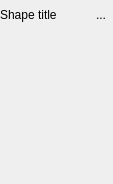
<?xml version="1.0" encoding="UTF-8"?>
<ui version="4.0">
 <class>ScxmlEditor::Common::ShapeGroupWidget</class>
 <widget class="QWidget" name="ScxmlEditor::Common::ShapeGroupWidget">
  <property name="geometry">
   <rect>
    <x>0</x>
    <y>0</y>
    <width>113</width>
    <height>184</height>
   </rect>
  </property>
  <property name="windowTitle">
   <string>Form</string>
  </property>
  <layout class="QVBoxLayout" name="verticalLayout" stretch="0,0,1">
   <property name="spacing">
    <number>2</number>
   </property>
   <property name="leftMargin">
    <number>0</number>
   </property>
   <property name="topMargin">
    <number>0</number>
   </property>
   <property name="rightMargin">
    <number>0</number>
   </property>
   <property name="bottomMargin">
    <number>0</number>
   </property>
   <item>
    <widget class="QFrame" name="m_titleFrame">
     <property name="sizePolicy">
      <sizepolicy hsizetype="Preferred" vsizetype="Preferred">
       <horstretch>0</horstretch>
       <verstretch>0</verstretch>
      </sizepolicy>
     </property>
     <property name="minimumSize">
      <size>
       <width>0</width>
       <height>30</height>
      </size>
     </property>
     <property name="maximumSize">
      <size>
       <width>16777215</width>
       <height>16777215</height>
      </size>
     </property>
     <property name="sizeIncrement">
      <size>
       <width>0</width>
       <height>0</height>
      </size>
     </property>
     <property name="baseSize">
      <size>
       <width>0</width>
       <height>0</height>
      </size>
     </property>
     <property name="frameShape">
      <enum>QFrame::NoFrame</enum>
     </property>
     <property name="frameShadow">
      <enum>QFrame::Plain</enum>
     </property>
     <layout class="QHBoxLayout" name="horizontalLayout_2">
      <property name="spacing">
       <number>0</number>
      </property>
      <property name="leftMargin">
       <number>0</number>
      </property>
      <property name="topMargin">
       <number>0</number>
      </property>
      <property name="rightMargin">
       <number>0</number>
      </property>
      <property name="bottomMargin">
       <number>0</number>
      </property>
      <item>
       <widget class="QLabel" name="m_title">
        <property name="sizePolicy">
         <sizepolicy hsizetype="Expanding" vsizetype="Preferred">
          <horstretch>0</horstretch>
          <verstretch>0</verstretch>
         </sizepolicy>
        </property>
        <property name="minimumSize">
         <size>
          <width>0</width>
          <height>0</height>
         </size>
        </property>
        <property name="text">
         <string>Shape title</string>
        </property>
        <property name="margin">
         <number>5</number>
        </property>
       </widget>
      </item>
      <item>
       <spacer name="horizontalSpacer">
        <property name="orientation">
         <enum>Qt::Horizontal</enum>
        </property>
        <property name="sizeHint" stdset="0">
         <size>
          <width>40</width>
          <height>20</height>
         </size>
        </property>
       </spacer>
      </item>
      <item>
       <widget class="QToolButton" name="m_closeButton">
        <property name="text">
         <string>...</string>
        </property>
        <property name="icon">
         <iconset resource="common.qrc">
          <normaloff>:/scxmleditor/images/arrow_down.png</normaloff>:/scxmleditor/images/arrow_down.png</iconset>
        </property>
        <property name="autoRepeat">
         <bool>false</bool>
        </property>
        <property name="autoRaise">
         <bool>true</bool>
        </property>
        <property name="arrowType">
         <enum>Qt::NoArrow</enum>
        </property>
       </widget>
      </item>
     </layout>
    </widget>
   </item>
   <item>
    <spacer name="verticalSpacer">
     <property name="orientation">
      <enum>Qt::Vertical</enum>
     </property>
     <property name="sizeHint" stdset="0">
      <size>
       <width>20</width>
       <height>0</height>
      </size>
     </property>
    </spacer>
   </item>
   <item>
    <widget class="QWidget" name="m_content" native="true"/>
   </item>
  </layout>
 </widget>
 <resources>
  <include location="common.qrc"/>
 </resources>
 <connections/>
</ui>
